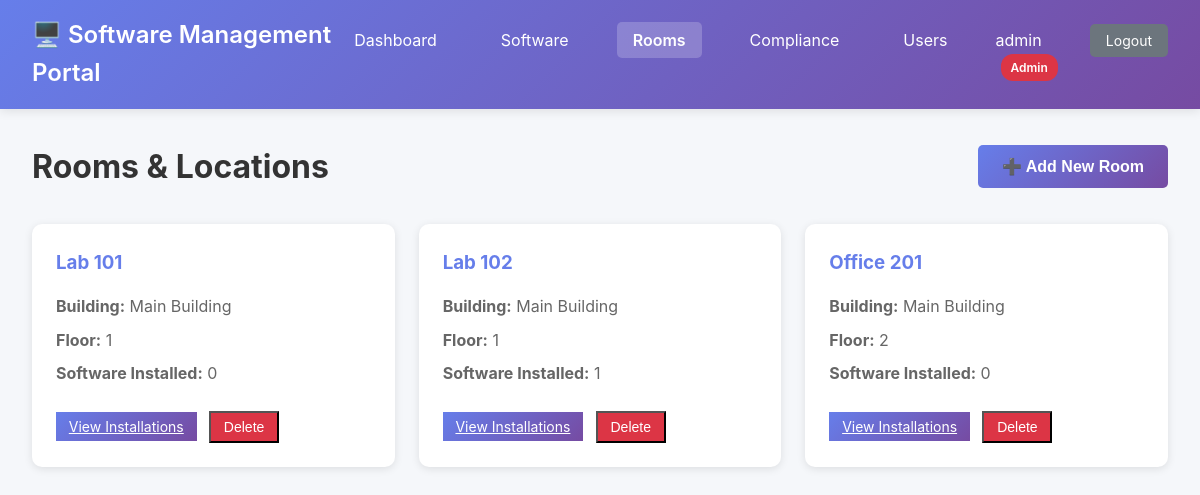
The page /rooms (signed in) on the database as committed earlier.
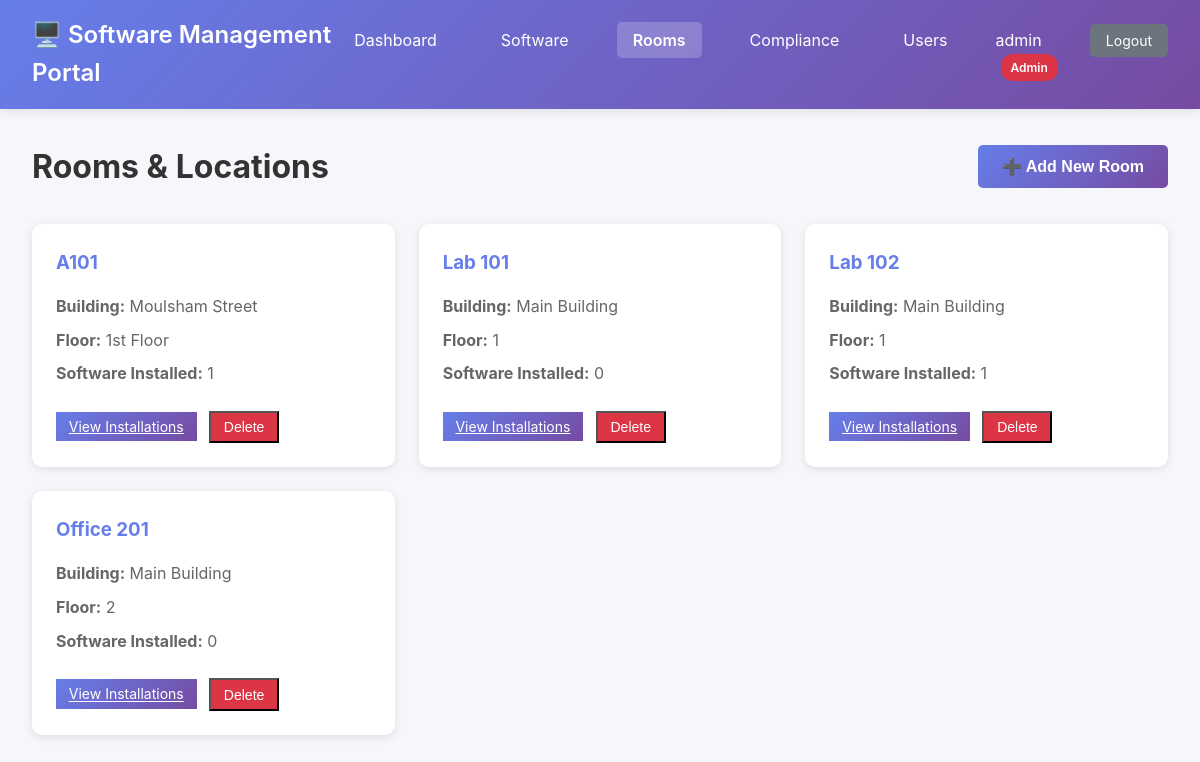
The same page on the database as committed later.
### tables this page shows
CREATE TABLE rooms (
    id INTEGER PRIMARY KEY AUTOINCREMENT,
    room_name TEXT NOT NULL UNIQUE,
    building TEXT,
    floor TEXT,
    created_at TIMESTAMP DEFAULT CURRENT_TIMESTAMP
);

### app.py (the view)
@app.route('/rooms')
@login_required
def rooms_list():
    conn = get_db()
    cursor = conn.cursor()
    cursor.execute('''
        SELECT r.*, COUNT(i.id) as software_count
        FROM rooms r LEFT JOIN installations i ON r.id = i.room_id
        GROUP BY r.id ORDER BY r.room_name
    ''')
    rooms = cursor.fetchall()
    conn.close()
    return render_template('rooms_list.html', rooms=rooms)

### app.py (called while the page is built)
@login_manager.user_loader
def load_user(user_id):
    conn = get_db()
    cursor = conn.cursor()
    cursor.execute('SELECT id, username, full_name, is_superuser FROM users WHERE id = ?', (user_id,))
    user_data = cursor.fetchone()
    conn.close()
    if user_data:
        return User(user_data['id'], user_data['username'], user_data['full_name'], user_data['is_superuser'])
    return None

def get_db():
    conn = sqlite3.connect(DB_PATH)
    conn.row_factory = sqlite3.Row
    return conn

### templates/rooms_list.html (shortened to what this page needs)
<!DOCTYPE html>
<html lang="en">
<head>
    <link rel="stylesheet" href="{{ url_for('static', filename='style.css') }}">
</head>
<body>
    <nav class="navbar">
        <div class="nav-brand">
            <h1>🖥️ Software Management Portal</h1>
        </div>
        <ul class="nav-menu">
            <li><a href="{{ url_for('index') }}">Dashboard</a></li>
            <li><a href="{{ url_for('software_list') }}">Software</a></li>
            <li><a href="{{ url_for('rooms_list') }}" class="active">Rooms</a></li>
            {% if current_user.is_superuser %}
            <li><a href="{{ url_for('compliance_report') }}">Compliance</a></li>
            <li><a href="{{ url_for('users_list') }}">Users</a></li>
            {% endif %}
            <li class="user-info">
                {{ current_user.username }}
                {% if current_user.is_superuser %}
                <span class="badge badge-admin">Admin</span>
                {% endif %}
            </li>
            <li><a href="{{ url_for('logout') }}" class="btn-sm btn-secondary">Logout</a></li>
        </ul>
    </nav>
    <div class="container">
        <div class="page-header">
            <h2>Rooms & Locations</h2>
            {% if current_user.is_superuser %}
            <button class="btn btn-primary" onclick="showAddRoomModal()">➕ Add New Room</button>
            {% endif %}
        </div>
        <div class="rooms-grid">
            {% for room in rooms %}
            <div class="room-card">
                <h3>{{ room.room_name }}</h3>
                <p><strong>Building:</strong> {{ room.building or 'N/A' }}</p>
                <p><strong>Floor:</strong> {{ room.floor or 'N/A' }}</p>
                <p><strong>Software Installed:</strong> {{ room.software_count }}</p>
                <a href="{{ url_for('room_details', room_id=room.id) }}" class="btn-sm btn-primary">View Installations</a>
                {% if current_user.is_superuser %}
                <form method="post" action="{{ url_for('delete_room', room_id=room.id) }}" style="display:inline; margin-left:8px;" onsubmit="return confirm('Delete {{ room.room_name }}? This will fail if installations exist.');">
                    <button type="submit" class="btn-sm btn-danger">Delete</button>
                </form>
                {% endif %}
            </div>
            {% endfor %}
        </div>
    </div>
</body>
</html>

Rows that differ between the two databases and show on the page:
added rooms: room_name "A101", building "Moulsham Street", floor "1st Floor", software_count "1"
